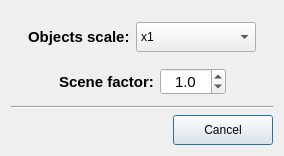
<?xml version="1.0" encoding="UTF-8"?>
<ui version="4.0">
 <class>ScaleDialog</class>
 <widget class="QDialog" name="ScaleDialog">
  <property name="geometry">
   <rect>
    <x>0</x>
    <y>0</y>
    <width>284</width>
    <height>156</height>
   </rect>
  </property>
  <property name="minimumSize">
   <size>
    <width>220</width>
    <height>100</height>
   </size>
  </property>
  <property name="maximumSize">
   <size>
    <width>16777215</width>
    <height>16777215</height>
   </size>
  </property>
  <property name="windowTitle">
   <string>Dialog</string>
  </property>
  <layout class="QGridLayout" name="gridLayout">
   <item row="0" column="0">
    <spacer name="verticalSpacer">
     <property name="orientation">
      <enum>Qt::Vertical</enum>
     </property>
     <property name="sizeHint" stdset="0">
      <size>
       <width>20</width>
       <height>14</height>
      </size>
     </property>
    </spacer>
   </item>
   <item row="1" column="0">
    <layout class="QVBoxLayout" name="verticalLayout">
     <item>
      <layout class="QHBoxLayout" name="horizontalLayout">
       <item>
        <spacer name="horizontalSpacer">
         <property name="orientation">
          <enum>Qt::Horizontal</enum>
         </property>
         <property name="sizeHint" stdset="0">
          <size>
           <width>39</width>
           <height>20</height>
          </size>
         </property>
        </spacer>
       </item>
       <item>
        <widget class="QLabel" name="label">
         <property name="font">
          <font>
           <pointsize>11</pointsize>
           <weight>75</weight>
           <bold>true</bold>
          </font>
         </property>
         <property name="text">
          <string>Objects scale:</string>
         </property>
        </widget>
       </item>
       <item>
        <widget class="QComboBox" name="comboBox_Scale">
         <property name="minimumSize">
          <size>
           <width>120</width>
           <height>30</height>
          </size>
         </property>
         <property name="maximumSize">
          <size>
           <width>120</width>
           <height>30</height>
          </size>
         </property>
         <item>
          <property name="text">
           <string>x1</string>
          </property>
         </item>
         <item>
          <property name="text">
           <string>x2</string>
          </property>
         </item>
         <item>
          <property name="text">
           <string>x3</string>
          </property>
         </item>
         <item>
          <property name="text">
           <string>x5</string>
          </property>
         </item>
         <item>
          <property name="text">
           <string>x10</string>
          </property>
         </item>
        </widget>
       </item>
       <item>
        <spacer name="horizontalSpacer_5">
         <property name="orientation">
          <enum>Qt::Horizontal</enum>
         </property>
         <property name="sizeHint" stdset="0">
          <size>
           <width>39</width>
           <height>20</height>
          </size>
         </property>
        </spacer>
       </item>
      </layout>
     </item>
     <item>
      <spacer name="verticalSpacer_2">
       <property name="orientation">
        <enum>Qt::Vertical</enum>
       </property>
       <property name="sizeHint" stdset="0">
        <size>
         <width>20</width>
         <height>14</height>
        </size>
       </property>
      </spacer>
     </item>
     <item>
      <layout class="QHBoxLayout" name="horizontalLayout_2">
       <item>
        <spacer name="horizontalSpacer_4">
         <property name="orientation">
          <enum>Qt::Horizontal</enum>
         </property>
         <property name="sizeHint" stdset="0">
          <size>
           <width>39</width>
           <height>20</height>
          </size>
         </property>
        </spacer>
       </item>
       <item>
        <widget class="QLabel" name="label_2">
         <property name="font">
          <font>
           <pointsize>11</pointsize>
           <weight>75</weight>
           <bold>true</bold>
          </font>
         </property>
         <property name="text">
          <string>Scene factor:</string>
         </property>
        </widget>
       </item>
       <item>
        <widget class="QDoubleSpinBox" name="doubleSpinBox_SceneFactor">
         <property name="sizePolicy">
          <sizepolicy hsizetype="Preferred" vsizetype="Fixed">
           <horstretch>0</horstretch>
           <verstretch>0</verstretch>
          </sizepolicy>
         </property>
         <property name="font">
          <font>
           <pointsize>11</pointsize>
          </font>
         </property>
         <property name="alignment">
          <set>Qt::AlignCenter</set>
         </property>
         <property name="decimals">
          <number>1</number>
         </property>
         <property name="minimum">
          <double>0.000000000000000</double>
         </property>
         <property name="maximum">
          <double>100.000000000000000</double>
         </property>
         <property name="singleStep">
          <double>0.100000000000000</double>
         </property>
         <property name="value">
          <double>1.000000000000000</double>
         </property>
        </widget>
       </item>
       <item>
        <spacer name="horizontalSpacer_2">
         <property name="orientation">
          <enum>Qt::Horizontal</enum>
         </property>
         <property name="sizeHint" stdset="0">
          <size>
           <width>39</width>
           <height>20</height>
          </size>
         </property>
        </spacer>
       </item>
      </layout>
     </item>
    </layout>
   </item>
   <item row="2" column="0">
    <spacer name="verticalSpacer_3">
     <property name="orientation">
      <enum>Qt::Vertical</enum>
     </property>
     <property name="sizeHint" stdset="0">
      <size>
       <width>20</width>
       <height>8</height>
      </size>
     </property>
    </spacer>
   </item>
   <item row="3" column="0">
    <widget class="Line" name="line">
     <property name="orientation">
      <enum>Qt::Horizontal</enum>
     </property>
    </widget>
   </item>
   <item row="4" column="0">
    <layout class="QHBoxLayout" name="horizontalLayout_3">
     <item>
      <spacer name="horizontalSpacer_3">
       <property name="orientation">
        <enum>Qt::Horizontal</enum>
       </property>
       <property name="sizeHint" stdset="0">
        <size>
         <width>101</width>
         <height>20</height>
        </size>
       </property>
      </spacer>
     </item>
     <item>
      <widget class="QPushButton" name="pushButton_Cancel">
       <property name="minimumSize">
        <size>
         <width>100</width>
         <height>30</height>
        </size>
       </property>
       <property name="maximumSize">
        <size>
         <width>100</width>
         <height>30</height>
        </size>
       </property>
       <property name="text">
        <string>Cancel</string>
       </property>
      </widget>
     </item>
    </layout>
   </item>
  </layout>
 </widget>
 <resources/>
 <connections/>
</ui>
